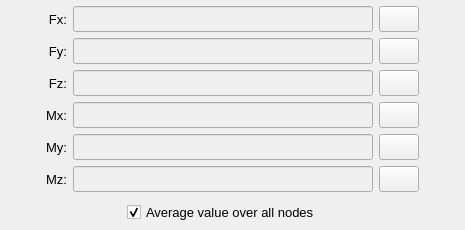
           <widget class="QWidget" name="tab_tabular_data">
            <attribute name="title">
             <string>Tabular data</string>
            </attribute>
            <layout class="QGridLayout" name="gridLayout_10">
             <property name="leftMargin">
              <number>2</number>
             </property>
             <property name="topMargin">
              <number>2</number>
             </property>
             <property name="rightMargin">
              <number>2</number>
             </property>
             <property name="bottomMargin">
              <number>2</number>
             </property>
             <property name="spacing">
              <number>2</number>
             </property>
             <item row="0" column="0">
              <widget class="QFrame" name="frame_9">
               <property name="frameShape">
                <enum>QFrame::NoFrame</enum>
               </property>
               <property name="frameShadow">
                <enum>QFrame::Raised</enum>
               </property>
               <layout class="QGridLayout" name="gridLayout_3">
                <property name="leftMargin">
                 <number>4</number>
                </property>
                <property name="topMargin">
                 <number>4</number>
                </property>
                <property name="rightMargin">
                 <number>4</number>
                </property>
                <property name="bottomMargin">
                 <number>2</number>
                </property>
                <property name="spacing">
                 <number>6</number>
                </property>
                <item row="0" column="4">
                 <spacer name="horizontalSpacer_4">
                  <property name="orientation">
                   <enum>Qt::Horizontal</enum>
                  </property>
                  <property name="sizeHint" stdset="0">
                   <size>
                    <width>40</width>
                    <height>20</height>
                   </size>
                  </property>
                 </spacer>
                </item>
                <item row="0" column="0">
                 <spacer name="horizontalSpacer_3">
                  <property name="orientation">
                   <enum>Qt::Horizontal</enum>
                  </property>
                  <property name="sizeHint" stdset="0">
                   <size>
                    <width>40</width>
                    <height>20</height>
                   </size>
                  </property>
                 </spacer>
                </item>
                <item row="2" column="3">
                 <widget class="QPushButton" name="pushButton_load_Fz_table">
                  <property name="enabled">
                   <bool>true</bool>
                  </property>
                  <property name="sizePolicy">
                   <sizepolicy hsizetype="Expanding" vsizetype="Fixed">
                    <horstretch>0</horstretch>
                    <verstretch>0</verstretch>
                   </sizepolicy>
                  </property>
                  <property name="minimumSize">
                   <size>
                    <width>40</width>
                    <height>26</height>
                   </size>
                  </property>
                  <property name="maximumSize">
                   <size>
                    <width>40</width>
                    <height>26</height>
                   </size>
                  </property>
                  <property name="font">
                   <font>
                    <pointsize>10</pointsize>
                   </font>
                  </property>
                  <property name="styleSheet">
                   <string notr="true"/>
                  </property>
                  <property name="text">
                   <string/>
                  </property>
                  <property name="icon">
                   <iconset resource="../../../../icons/resources.qrc">
                    <normaloff>:/icons/document_search_blue.png</normaloff>:/icons/document_search_blue.png</iconset>
                  </property>
                  <property name="iconSize">
                   <size>
                    <width>20</width>
                    <height>20</height>
                   </size>
                  </property>
                  <property name="autoDefault">
                   <bool>false</bool>
                  </property>
                 </widget>
                </item>
                <item row="3" column="2">
                 <widget class="QLineEdit" name="lineEdit_path_table_Mx">
                  <property name="enabled">
                   <bool>false</bool>
                  </property>
                  <property name="minimumSize">
                   <size>
                    <width>300</width>
                    <height>26</height>
                   </size>
                  </property>
                  <property name="maximumSize">
                   <size>
                    <width>300</width>
                    <height>26</height>
                   </size>
                  </property>
                  <property name="alignment">
                   <set>Qt::AlignCenter</set>
                  </property>
                 </widget>
                </item>
                <item row="3" column="3">
                 <widget class="QPushButton" name="pushButton_load_Mx_table">
                  <property name="enabled">
                   <bool>true</bool>
                  </property>
                  <property name="sizePolicy">
                   <sizepolicy hsizetype="Expanding" vsizetype="Fixed">
                    <horstretch>0</horstretch>
                    <verstretch>0</verstretch>
                   </sizepolicy>
                  </property>
                  <property name="minimumSize">
                   <size>
                    <width>40</width>
                    <height>26</height>
                   </size>
                  </property>
                  <property name="maximumSize">
                   <size>
                    <width>40</width>
                    <height>26</height>
                   </size>
                  </property>
                  <property name="font">
                   <font>
                    <pointsize>10</pointsize>
                   </font>
                  </property>
                  <property name="styleSheet">
                   <string notr="true"/>
                  </property>
                  <property name="text">
                   <string/>
                  </property>
                  <property name="icon">
                   <iconset resource="../../../../icons/resources.qrc">
                    <normaloff>:/icons/document_search_blue.png</normaloff>:/icons/document_search_blue.png</iconset>
                  </property>
                  <property name="iconSize">
                   <size>
                    <width>20</width>
                    <height>20</height>
                   </size>
                  </property>
                  <property name="autoDefault">
                   <bool>false</bool>
                  </property>
                 </widget>
                </item>
                <item row="0" column="1">
                 <widget class="QLabel" name="label_Fx_table">
                  <property name="enabled">
                   <bool>true</bool>
                  </property>
                  <property name="minimumSize">
                   <size>
                    <width>0</width>
                    <height>26</height>
                   </size>
                  </property>
                  <property name="maximumSize">
                   <size>
                    <width>38</width>
                    <height>26</height>
                   </size>
                  </property>
                  <property name="font">
                   <font>
                    <pointsize>10</pointsize>
                   </font>
                  </property>
                  <property name="text">
                   <string>Fx:</string>
                  </property>
                  <property name="alignment">
                   <set>Qt::AlignRight|Qt::AlignTrailing|Qt::AlignVCenter</set>
                  </property>
                 </widget>
                </item>
                <item row="5" column="3">
                 <widget class="QPushButton" name="pushButton_load_Mz_table">
                  <property name="enabled">
                   <bool>true</bool>
                  </property>
                  <property name="sizePolicy">
                   <sizepolicy hsizetype="Expanding" vsizetype="Fixed">
                    <horstretch>0</horstretch>
                    <verstretch>0</verstretch>
                   </sizepolicy>
                  </property>
                  <property name="minimumSize">
                   <size>
                    <width>40</width>
                    <height>26</height>
                   </size>
                  </property>
                  <property name="maximumSize">
                   <size>
                    <width>40</width>
                    <height>26</height>
                   </size>
                  </property>
                  <property name="font">
                   <font>
                    <pointsize>10</pointsize>
                   </font>
                  </property>
                  <property name="styleSheet">
                   <string notr="true"/>
                  </property>
                  <property name="text">
                   <string/>
                  </property>
                  <property name="icon">
                   <iconset resource="../../../../icons/resources.qrc">
                    <normaloff>:/icons/document_search_blue.png</normaloff>:/icons/document_search_blue.png</iconset>
                  </property>
                  <property name="iconSize">
                   <size>
                    <width>20</width>
                    <height>20</height>
                   </size>
                  </property>
                  <property name="autoDefault">
                   <bool>false</bool>
                  </property>
                 </widget>
                </item>
                <item row="1" column="1">
                 <widget class="QLabel" name="label_Fy_table">
                  <property name="enabled">
                   <bool>true</bool>
                  </property>
                  <property name="minimumSize">
                   <size>
                    <width>0</width>
                    <height>26</height>
                   </size>
                  </property>
                  <property name="maximumSize">
                   <size>
                    <width>38</width>
                    <height>26</height>
                   </size>
                  </property>
                  <property name="font">
                   <font>
                    <pointsize>10</pointsize>
                   </font>
                  </property>
                  <property name="text">
                   <string>Fy:</string>
                  </property>
                  <property name="alignment">
                   <set>Qt::AlignRight|Qt::AlignTrailing|Qt::AlignVCenter</set>
                  </property>
                 </widget>
                </item>
                <item row="3" column="1">
                 <widget class="QLabel" name="label_Mx_table">
                  <property name="enabled">
                   <bool>true</bool>
                  </property>
                  <property name="minimumSize">
                   <size>
                    <width>0</width>
                    <height>26</height>
                   </size>
                  </property>
                  <property name="maximumSize">
                   <size>
                    <width>38</width>
                    <height>26</height>
                   </size>
                  </property>
                  <property name="font">
                   <font>
                    <pointsize>10</pointsize>
                   </font>
                  </property>
                  <property name="text">
                   <string>Mx:</string>
                  </property>
                  <property name="alignment">
                   <set>Qt::AlignRight|Qt::AlignTrailing|Qt::AlignVCenter</set>
                  </property>
                 </widget>
                </item>
                <item row="0" column="2">
                 <widget class="QLineEdit" name="lineEdit_path_table_Fx">
                  <property name="enabled">
                   <bool>false</bool>
                  </property>
                  <property name="minimumSize">
                   <size>
                    <width>300</width>
                    <height>26</height>
                   </size>
                  </property>
                  <property name="maximumSize">
                   <size>
                    <width>300</width>
                    <height>26</height>
                   </size>
                  </property>
                  <property name="styleSheet">
                   <string notr="true"/>
                  </property>
                  <property name="alignment">
                   <set>Qt::AlignCenter</set>
                  </property>
                 </widget>
                </item>
                <item row="2" column="2">
                 <widget class="QLineEdit" name="lineEdit_path_table_Fz">
                  <property name="enabled">
                   <bool>false</bool>
                  </property>
                  <property name="minimumSize">
                   <size>
                    <width>300</width>
                    <height>26</height>
                   </size>
                  </property>
                  <property name="maximumSize">
                   <size>
                    <width>300</width>
                    <height>26</height>
                   </size>
                  </property>
                  <property name="alignment">
                   <set>Qt::AlignCenter</set>
                  </property>
                 </widget>
                </item>
                <item row="5" column="2">
                 <widget class="QLineEdit" name="lineEdit_path_table_Mz">
                  <property name="enabled">
                   <bool>false</bool>
                  </property>
                  <property name="minimumSize">
                   <size>
                    <width>300</width>
                    <height>26</height>
                   </size>
                  </property>
                  <property name="maximumSize">
                   <size>
                    <width>300</width>
                    <height>26</height>
                   </size>
                  </property>
                  <property name="alignment">
                   <set>Qt::AlignCenter</set>
                  </property>
                 </widget>
                </item>
                <item row="4" column="1">
                 <widget class="QLabel" name="label_My_table">
                  <property name="enabled">
                   <bool>true</bool>
                  </property>
                  <property name="minimumSize">
                   <size>
                    <width>0</width>
                    <height>26</height>
                   </size>
                  </property>
                  <property name="maximumSize">
                   <size>
                    <width>38</width>
                    <height>26</height>
                   </size>
                  </property>
                  <property name="font">
                   <font>
                    <pointsize>10</pointsize>
                   </font>
                  </property>
                  <property name="text">
                   <string>My:</string>
                  </property>
                  <property name="alignment">
                   <set>Qt::AlignRight|Qt::AlignTrailing|Qt::AlignVCenter</set>
                  </property>
                 </widget>
                </item>
                <item row="1" column="2">
                 <widget class="QLineEdit" name="lineEdit_path_table_Fy">
                  <property name="enabled">
                   <bool>false</bool>
                  </property>
                  <property name="minimumSize">
                   <size>
                    <width>300</width>
                    <height>26</height>
                   </size>
                  </property>
                  <property name="maximumSize">
                   <size>
                    <width>300</width>
                    <height>26</height>
                   </size>
                  </property>
                  <property name="styleSheet">
                   <string notr="true"/>
                  </property>
                  <property name="alignment">
                   <set>Qt::AlignCenter</set>
                  </property>
                 </widget>
                </item>
                <item row="5" column="1">
                 <widget class="QLabel" name="label_Mz_table">
                  <property name="enabled">
                   <bool>true</bool>
                  </property>
                  <property name="minimumSize">
                   <size>
                    <width>0</width>
                    <height>26</height>
                   </size>
                  </property>
                  <property name="maximumSize">
                   <size>
                    <width>38</width>
                    <height>26</height>
                   </size>
                  </property>
                  <property name="font">
                   <font>
                    <pointsize>10</pointsize>
                   </font>
                  </property>
                  <property name="text">
                   <string>Mz:</string>
                  </property>
                  <property name="alignment">
                   <set>Qt::AlignRight|Qt::AlignTrailing|Qt::AlignVCenter</set>
                  </property>
                 </widget>
                </item>
                <item row="1" column="3">
                 <widget class="QPushButton" name="pushButton_load_Fy_table">
                  <property name="enabled">
                   <bool>true</bool>
                  </property>
                  <property name="sizePolicy">
                   <sizepolicy hsizetype="Expanding" vsizetype="Fixed">
                    <horstretch>0</horstretch>
                    <verstretch>0</verstretch>
                   </sizepolicy>
                  </property>
                  <property name="minimumSize">
                   <size>
                    <width>40</width>
                    <height>26</height>
                   </size>
                  </property>
                  <property name="maximumSize">
                   <size>
                    <width>40</width>
                    <height>26</height>
                   </size>
                  </property>
                  <property name="font">
                   <font>
                    <pointsize>10</pointsize>
                   </font>
                  </property>
                  <property name="styleSheet">
                   <string notr="true"/>
                  </property>
                  <property name="text">
                   <string/>
                  </property>
                  <property name="icon">
                   <iconset resource="../../../../icons/resources.qrc">
                    <normaloff>:/icons/document_search_blue.png</normaloff>:/icons/document_search_blue.png</iconset>
                  </property>
                  <property name="iconSize">
                   <size>
                    <width>20</width>
                    <height>20</height>
                   </size>
                  </property>
                  <property name="autoDefault">
                   <bool>false</bool>
                  </property>
                 </widget>
                </item>
                <item row="4" column="3">
                 <widget class="QPushButton" name="pushButton_load_My_table">
                  <property name="enabled">
                   <bool>true</bool>
                  </property>
                  <property name="sizePolicy">
                   <sizepolicy hsizetype="Expanding" vsizetype="Fixed">
                    <horstretch>0</horstretch>
                    <verstretch>0</verstretch>
                   </sizepolicy>
                  </property>
                  <property name="minimumSize">
                   <size>
                    <width>40</width>
                    <height>26</height>
                   </size>
                  </property>
                  <property name="maximumSize">
                   <size>
                    <width>40</width>
                    <height>26</height>
                   </size>
                  </property>
                  <property name="font">
                   <font>
                    <pointsize>10</pointsize>
                   </font>
                  </property>
                  <property name="styleSheet">
                   <string notr="true"/>
                  </property>
                  <property name="text">
                   <string/>
                  </property>
                  <property name="icon">
                   <iconset resource="../../../../icons/resources.qrc">
                    <normaloff>:/icons/document_search_blue.png</normaloff>:/icons/document_search_blue.png</iconset>
                  </property>
                  <property name="iconSize">
                   <size>
                    <width>20</width>
                    <height>20</height>
                   </size>
                  </property>
                  <property name="autoDefault">
                   <bool>false</bool>
                  </property>
                 </widget>
                </item>
                <item row="2" column="1">
                 <widget class="QLabel" name="label_Fz_table">
                  <property name="enabled">
                   <bool>true</bool>
                  </property>
                  <property name="minimumSize">
                   <size>
                    <width>0</width>
                    <height>26</height>
                   </size>
                  </property>
                  <property name="maximumSize">
                   <size>
                    <width>38</width>
                    <height>26</height>
                   </size>
                  </property>
                  <property name="font">
                   <font>
                    <pointsize>10</pointsize>
                   </font>
                  </property>
                  <property name="text">
                   <string>Fz:</string>
                  </property>
                  <property name="alignment">
                   <set>Qt::AlignRight|Qt::AlignTrailing|Qt::AlignVCenter</set>
                  </property>
                 </widget>
                </item>
                <item row="4" column="2">
                 <widget class="QLineEdit" name="lineEdit_path_table_My">
                  <property name="enabled">
                   <bool>false</bool>
                  </property>
                  <property name="minimumSize">
                   <size>
                    <width>300</width>
                    <height>26</height>
                   </size>
                  </property>
                  <property name="maximumSize">
                   <size>
                    <width>300</width>
                    <height>26</height>
                   </size>
                  </property>
                  <property name="alignment">
                   <set>Qt::AlignCenter</set>
                  </property>
                 </widget>
                </item>
                <item row="0" column="3">
                 <widget class="QPushButton" name="pushButton_load_Fx_table">
                  <property name="enabled">
                   <bool>true</bool>
                  </property>
                  <property name="sizePolicy">
                   <sizepolicy hsizetype="Expanding" vsizetype="Fixed">
                    <horstretch>0</horstretch>
                    <verstretch>0</verstretch>
                   </sizepolicy>
                  </property>
                  <property name="minimumSize">
                   <size>
                    <width>40</width>
                    <height>26</height>
                   </size>
                  </property>
                  <property name="maximumSize">
                   <size>
                    <width>40</width>
                    <height>26</height>
                   </size>
                  </property>
                  <property name="font">
                   <font>
                    <pointsize>10</pointsize>
                   </font>
                  </property>
                  <property name="styleSheet">
                   <string notr="true"/>
                  </property>
                  <property name="text">
                   <string/>
                  </property>
                  <property name="icon">
                   <iconset resource="../../../../icons/resources.qrc">
                    <normaloff>:/icons/document_search_blue.png</normaloff>:/icons/document_search_blue.png</iconset>
                  </property>
                  <property name="iconSize">
                   <size>
                    <width>20</width>
                    <height>20</height>
                   </size>
                  </property>
                  <property name="autoDefault">
                   <bool>false</bool>
                  </property>
                 </widget>
                </item>
                <item row="6" column="2">
                 <widget class="QFrame" name="frame_21">
                  <property name="minimumSize">
                   <size>
                    <width>0</width>
                    <height>28</height>
                   </size>
                  </property>
                  <property name="maximumSize">
                   <size>
                    <width>16777215</width>
                    <height>28</height>
                   </size>
                  </property>
                  <property name="frameShape">
                   <enum>QFrame::NoFrame</enum>
                  </property>
                  <property name="frameShadow">
                   <enum>QFrame::Raised</enum>
                  </property>
                  <layout class="QGridLayout" name="gridLayout_17">
                   <property name="leftMargin">
                    <number>0</number>
                   </property>
                   <property name="topMargin">
                    <number>0</number>
                   </property>
                   <property name="rightMargin">
                    <number>0</number>
                   </property>
                   <property name="bottomMargin">
                    <number>0</number>
                   </property>
                   <property name="spacing">
                    <number>0</number>
                   </property>
                   <item row="0" column="1">
                    <widget class="QCheckBox" name="checkBox_averaged_table_values">
                     <property name="minimumSize">
                      <size>
                       <width>0</width>
                       <height>28</height>
                      </size>
                     </property>
                     <property name="maximumSize">
                      <size>
                       <width>220</width>
                       <height>28</height>
                      </size>
                     </property>
                     <property name="font">
                      <font>
                       <pointsize>10</pointsize>
                      </font>
                     </property>
                     <property name="text">
                      <string>Average value over all nodes</string>
                     </property>
                     <property name="checked">
                      <bool>true</bool>
                     </property>
                    </widget>
                   </item>
                   <item row="0" column="0">
                    <spacer name="horizontalSpacer_13">
                     <property name="orientation">
                      <enum>Qt::Horizontal</enum>
                     </property>
                     <property name="sizeHint" stdset="0">
                      <size>
                       <width>40</width>
                       <height>20</height>
                      </size>
                     </property>
                    </spacer>
                   </item>
                   <item row="0" column="2">
                    <spacer name="horizontalSpacer_14">
                     <property name="orientation">
                      <enum>Qt::Horizontal</enum>
                     </property>
                     <property name="sizeHint" stdset="0">
                      <size>
                       <width>40</width>
                       <height>20</height>
                      </size>
                     </property>
                    </spacer>
                   </item>
                  </layout>
                 </widget>
                </item>
               </layout>
              </widget>
             </item>
            </layout>
           </widget>
